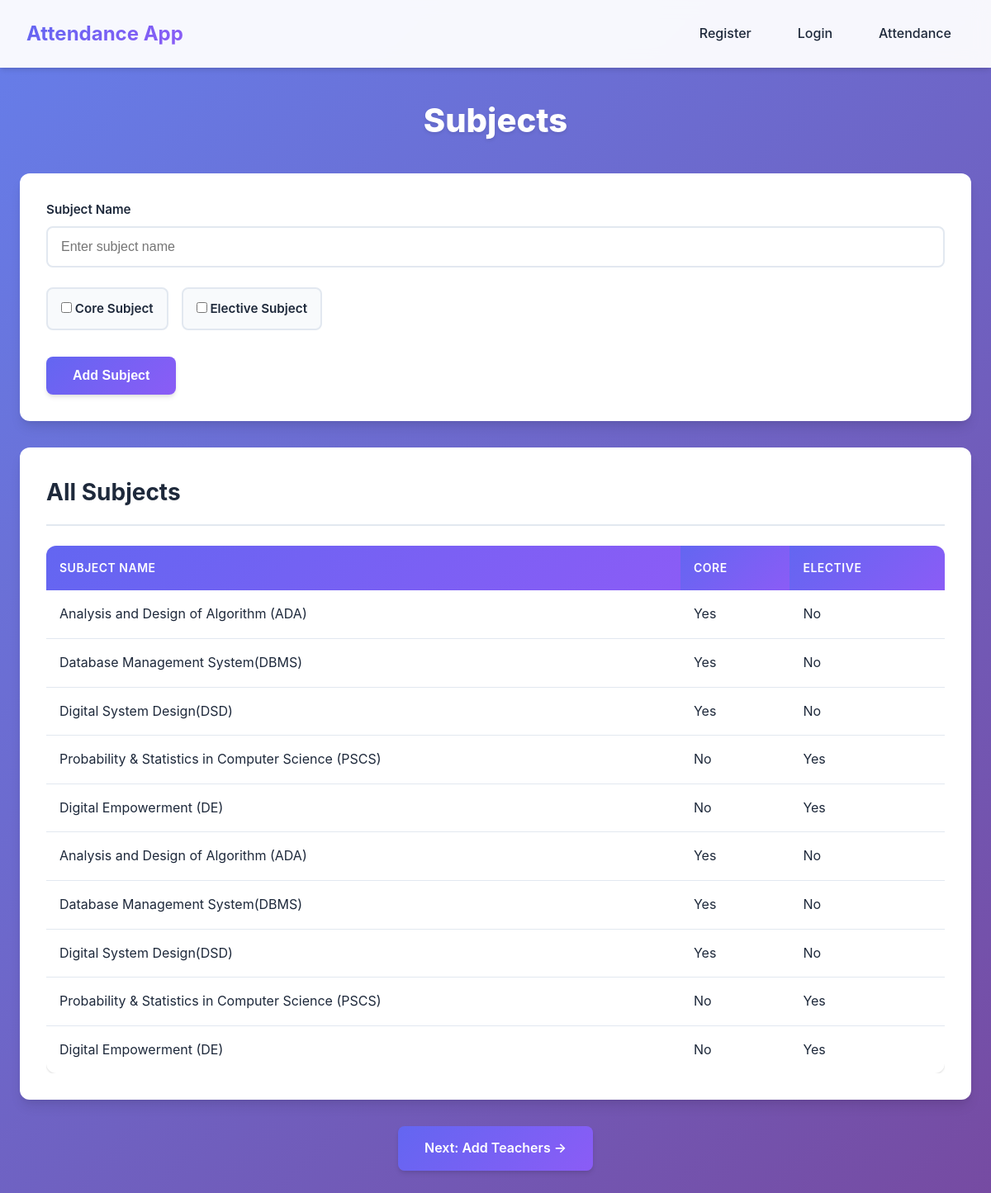
Page /subjects on the committed database.
### models.py (models this page shows)
class Subject(db.Model):
	__tablename__ = 'subjects'
	id = db.Column(db.Integer, primary_key=True)
	subject_name = db.Column(db.String, nullable=False)
	is_core = db.Column(db.Boolean, default=False, nullable=False)
	is_elective = db.Column(db.Boolean, default=False, nullable=False)

### app.py (the view, shortened to what this page needs)
@app.route('/subjects', methods=["GET", "POST"])
def subjects():
	subs = Subject.query.all()
	return render_template('subjects.html', subjects=subs)

### templates/subjects.html (shortened to what this page needs)
<!doctype html>
<html lang="en">
<head>
	<link rel="stylesheet" href="/static/style.css">
</head>
<body>
	{% include 'header.html' %}
	<div class="container">
		<h1 class="page-title">Subjects</h1>
		<div class="card">
			<form method="post">
				<div class="form-group">
					<label>Subject Name</label>
					<input type="text" name="subject_name" placeholder="Enter subject name" required>
				</div>
				<div class="form-group">
					<div class="checkbox-group">
						<label class="checkbox-item">
							<input type="checkbox" name="is_core" id="is_core">
							<span>Core Subject</span>
						</label>
						<label class="checkbox-item">
							<input type="checkbox" name="is_elective" id="is_elective">
							<span>Elective Subject</span>
						</label>
					</div>
				</div>
				<button type="submit" class="btn btn-primary">Add Subject</button>
			</form>
		</div>
		<div class="card">
			<h2 class="card-title">All Subjects</h2>
			<div class="table-container">
				<table>
					<thead>
						<tr>
							<th>Subject Name</th>
							<th>Core</th>
							<th>Elective</th>
						</tr>
					</thead>
					<tbody>
						{% for s in subjects %}
						<tr>
							<td>{{ s.subject_name }}</td>
							<td>{% if s.is_core %}Yes{% else %}No{% endif %}</td>
							<td>{% if s.is_elective %}Yes{% else %}No{% endif %}</td>
						</tr>
						{% endfor %}
					</tbody>
				</table>
			</div>
		</div>
		<div style="margin-top: 20px; text-align: center;">
			<a href="/teachers" class="btn btn-primary">Next: Add Teachers →</a>
		</div>
	</div>
</body>
</html>

### templates/header.html
<header class="site-header">
	<h1>Attendance App</h1>
	<nav>
		<a href="/register">Register</a>
		<a href="/login">Login</a>
		<a href="/attendance">Attendance</a>
	</nav>
</header>

### static/style.css (style rules this page uses)
* { margin: 0; padding: 0; box-sizing: border-box; }
:root { --primary: #6366f1; --primary-dark: #4f46e5; --primary-light: #818cf8; --secondary: #8b5cf6; --success: #10b981; --danger: #ef4444; --warning: #f59e0b; --info: #3b82f6; --bg: #f8fafc; --bg-card: #ffffff; --text: #1e293b; --text-light: #64748b; --border: #e2e8f0; --shadow: 0 1px 3px 0 rgba(0, 0, 0, 0.1), 0 1px 2px 0 rgba(0, 0, 0, 0.06); --shadow-md: 0 4px 6px -1px rgba(0, 0, 0, 0.1), 0 2px 4px -1px rgba(0, 0, 0, 0.06); --shadow-lg: 0 10px 15px -3px rgba(0, 0, 0, 0.1), 0 4px 6px -2px rgba(0, 0, 0, 0.05); --radius: 12px; --radius-sm: 8px; }
body { font-family: 'Inter', -apple-system, BlinkMacSystemFont, 'Segoe UI', Roboto, sans-serif; background: linear-gradient(135deg, #667eea 0%, #764ba2 100%); min-height: 100vh; color: var(--text); line-height: 1.6; }
.site-header { background: rgba(255, 255, 255, 0.95); backdrop-filter: blur(10px); padding: 1.25rem 2rem; box-shadow: var(--shadow-md); display: flex; justify-content: space-between; align-items: center; position: sticky; top: 0; z-index: 100; }
.site-header h1 { font-size: 1.5rem; font-weight: 700; background: linear-gradient(135deg, var(--primary) 0%, var(--secondary) 100%); -webkit-background-clip: text; -webkit-text-fill-color: transparent; background-clip: text; }
.site-header nav { display: flex; gap: 1.5rem; }
.site-header nav a { color: var(--text); text-decoration: none; font-weight: 500; padding: 0.5rem 1rem; border-radius: var(--radius-sm); transition: all 0.3s ease; }
.container { max-width: 1200px; margin: 2rem auto; padding: 0 1.5rem; }
.card { background: var(--bg-card); border-radius: var(--radius); box-shadow: var(--shadow-lg); padding: 2rem; margin-bottom: 2rem; transition: transform 0.3s ease, box-shadow 0.3s ease; }
.card-title { font-size: 1.75rem; font-weight: 700; color: var(--text); margin-bottom: 1.5rem; padding-bottom: 1rem; border-bottom: 2px solid var(--border); }
.page-title { font-size: 2.5rem; font-weight: 800; color: white; text-align: center; margin-bottom: 2rem; text-shadow: 0 2px 4px rgba(0, 0, 0, 0.1); }
.form-group { margin-bottom: 1.5rem; }
.form-group label { display: block; font-weight: 600; color: var(--text); margin-bottom: 0.5rem; font-size: 0.95rem; }
.form-group input[type="text"], .form-group input[type="email"], .form-group input[type="password"], .form-group input[type="number"], .form-group input[type="time"], .form-group select, .form-group textarea { width: 100%; padding: 0.875rem 1rem; border: 2px solid var(--border); border-radius: var(--radius-sm); font-size: 1rem; transition: all 0.3s ease; background: var(--bg-card); color: var(--text); }
.checkbox-group { display: flex; flex-wrap: wrap; gap: 1rem; margin-top: 0.5rem; }
.checkbox-item { display: flex; align-items: center; gap: 0.5rem; padding: 0.75rem 1rem; background: var(--bg); border-radius: var(--radius-sm); border: 2px solid var(--border); transition: all 0.3s ease; cursor: pointer; }
.checkbox-item input[type="checkbox"] { width: auto; margin: 0; cursor: pointer; }
.btn { padding: 0.875rem 2rem; border: none; border-radius: var(--radius-sm); font-size: 1rem; font-weight: 600; cursor: pointer; transition: all 0.3s ease; text-decoration: none; display: inline-block; text-align: center; }
.btn-primary { background: linear-gradient(135deg, var(--primary) 0%, var(--secondary) 100%); color: white; box-shadow: var(--shadow-md); }
.table-container { overflow-x: auto; margin-top: 1.5rem; }
table { width: 100%; border-collapse: collapse; background: var(--bg-card); border-radius: var(--radius); overflow: hidden; box-shadow: var(--shadow); }
table th { background: linear-gradient(135deg, var(--primary) 0%, var(--secondary) 100%); color: white; padding: 1rem; text-align: left; font-weight: 600; text-transform: uppercase; font-size: 0.875rem; letter-spacing: 0.5px; }
table td { padding: 1rem; border-bottom: 1px solid var(--border); }
table tr:last-child td { border-bottom: none; }

### rows in the picture
Subject: subject_name "Analysis and Design of Algorithm (ADA)", is_core "Yes", is_elective "No"
Subject: subject_name "Database Management System(DBMS)", is_core "Yes", is_elective "No"
Subject: subject_name "Digital System Design(DSD)", is_core "Yes", is_elective "No"
Subject: subject_name "Probability & Statistics in Computer Science (PSCS)", is_core "No", is_elective "Yes"
Subject: subject_name "Digital Empowerment (DE)", is_core "No", is_elective "Yes"
Subject: subject_name "Analysis and Design of Algorithm (ADA)", is_core "Yes", is_elective "No"
Subject: subject_name "Database Management System(DBMS)", is_core "Yes", is_elective "No"
Subject: subject_name "Digital System Design(DSD)", is_core "Yes", is_elective "No"
Subject: subject_name "Probability & Statistics in Computer Science (PSCS)", is_core "No", is_elective "Yes"
Subject: subject_name "Digital Empowerment (DE)", is_core "No", is_elective "Yes"
